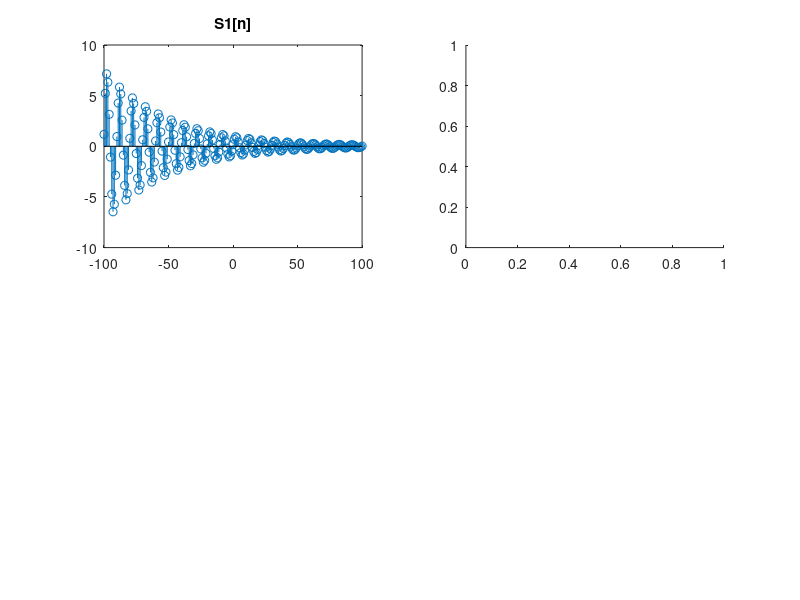

MATLAB code for this plot: (Note: this script raises an error after producing the figure.)
%% 1.1
clc; clear;

subplot(2,2,1)
n = -100:100;
S1 = ((0.98).^n).*sin((0.2*pi*n) + (0.05*pi));
stem(n, S1);
title("S1[n]");


subplot(2,2,2)
n = -100:100;
S2 = formula(n);
stem(n, S2)
title("S2[n]");


subplot(2, 2, 3)
n = 1:100;
S3 = log10(sqrt(n));
stem(n, S3)
title("S3[n]");


syms k;
n = -100:100;
S4 = zeros(201,1);
for i = -100:100
S4(i+101) = symsum(formula2(k),k,-100,i);
end
subplot(2,2,4)
stem(n, S4)
title("S4[n]");


%% 1.2

clc; clear;

subplot(2,1,1)
n = linspace(-100,100, 201000);
S1 = ((0.98).^n).*sin((0.2*pi*n) + (0.05*pi));
plot(n, S1);
title("S1(t)");




subplot(2, 1, 2)
n = linspace(1,100, 100000);
S3 = log10(sqrt(n));
plot(n, S3)
title("S3(t)");


%% 1.3

% 
% t = linspace(-10, 10, 21000);
% f1 = exp(1j*0.5*pi*t);
% 
% subplot(2,2,1)
% plot(t, real(f1))
% title("Real");
% 
% subplot(2,2,2)
% plot(t, imag(f1))
% title("Imaginary");
% 
% subplot(2,2,3)
% plot(t, abs(f1))
% title("absolute value");
% 
% subplot(2,2,4)
% plot(t, angle(f1))
% title("Phase");
% 
% 





t = linspace(-pi/4, pi/4, pi*1000);
f2 = tanh(1j*pi*t);

subplot(2,2,1)
plot(t, real(f2))
title("Real");

subplot(2,2,2)
plot(t, imag(f2))
title("Imaginary");

subplot(2,2,3)
plot(t, abs(f2))
title("absolute value");

subplot(2,2,4)
plot(t, angle(f2))
title("Phase");


%%  functions


function output = formula(n)
    if mod(n, 2) == 0
        output = sin(0.1*n).*exp(0.02*n);
    else
        output = cos(0.1*n).*exp(-0.02*n);
    end
        
end





function output = formula2(n)
    if mod(n, 2) == 0
        output = sin(0.1*n).*exp(0.02*n)*((0.98).^n).*sin((0.2*pi*n) + (0.05*pi));
    else
        output = cos(0.1*n).*exp(-0.02*n)*((0.98).^n).*sin((0.2*pi*n) + (0.05*pi));
    end
        
end











